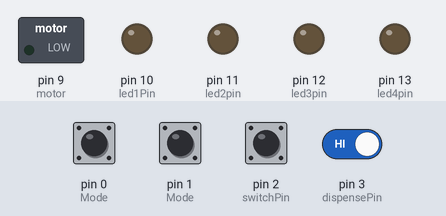
Bench run of a sketch on a simulated Arduino Uno, built with avr-gcc and run on an emulated ATmega328P. On the bench: switched loads named in the sketch (green lamp = pin HIGH), output pins drawn as LEDs (lit = HIGH). Inputs (shaded band) come from the test bench; at power-on: pin 3 (dispensePin) HIGH, pin 0 (Mode), pin 1 (Mode), pin 2 (switchPin) LOW.

Above: at 1.2 s.
1.3 s: pin 2 (switchPin) pulled HIGH for 0.15 s
At 2.1 s:
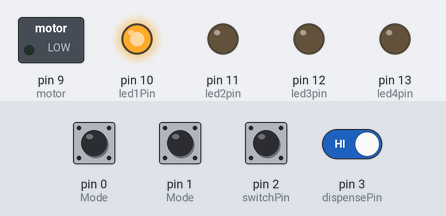
2.9 s: pin 3 (dispensePin) driven LOW
At 3.3 s:
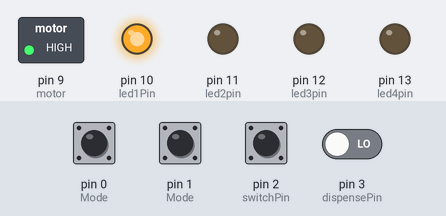
Timing chart, 0 to 6.1 s (numbered marks = the images above; inputs shaded):
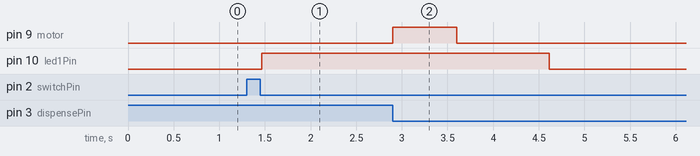

The sketch:

rice_dispenser_code.ino
```cpp
//credit to That1guy99 on Arduino forums for making the original code in reply to brookish with the same problem
//The reply was posted September 28, 2012, 04:21am.
//Here is the link to the forum post/thread (it is called a thread right?)
// https://forum.arduino.cc/index.php?topic=124707.0
//also credit to Alex aka the lab instructor himself for the labs. I took some code from one of the motor labs.

int switchPin = 2;  // switch is connected to pin 2
int dispensePin = 3; //dispense button is connected to pin 3
    int led1Pin = 10;
    int led2pin = 11;
    int led3pin = 12;
    int led4pin = 13;
   const int motor = 9;

    int val;                        // variable for reading the pin status
    int val2;                       // variable for reading the delayed status
    int val3;                       // variable for reading the dispense button press
    int buttonState;                // variable to hold the button state
    int buttonDispense;
    int Mode = 0;              // What mode are the lights in?
    void motorPortions();

    void setup() {
      //ADD MOTOR TIME AND STOP LIKE IF MODE IS 2 THEN MOTOR SPINS 200 MILISECONDS
      pinMode(switchPin, INPUT);    // Set the switch pin as input
      pinMode(dispensePin, INPUT);    // Set the dispense pin as input too
      pinMode(led1Pin, OUTPUT);
      pinMode(led2pin, OUTPUT);
      pinMode(led3pin, OUTPUT);
      pinMode(led4pin, OUTPUT);
      pinMode(motor, OUTPUT);
      buttonState = digitalRead(switchPin);   // read the initial state
      buttonDispense = digitalRead(dispensePin);  // read this too

    }

    void loop(){
      val3 = digitalRead(dispensePin);  //read so it knows it has another input. This button will reset the LEDs and later move the motor depending on the Mode
      motorPortions();
      val = digitalRead(switchPin);      // read input value and store it in val
      delay(10);                         // 10 milliseconds is a good amount of time
      val2 = digitalRead(switchPin);     // read the input again to check for bounces
      if (val == val2) {                 // make sure we got 2 consistant readings!
        if (val != buttonState) {          // the button state has changed!
          if (val == LOW) {                // check if the button is pressed
            if (Mode == 0) {
              Mode = 1;
            } else {
                if (Mode == 1) {
                Mode = 2;
            } else {
                if (Mode == 2) {
                Mode = 3;
            } else {
                if (Mode == 3) {
                Mode = 4;
                  }
             else {
                if (Mode == 4) {
                Mode = 0;
                  }
            }
           }
          }
         }
        }
        buttonState = val;                 // save the new state in our variable
      }

          if (val3 == LOW) {                // check if the button is pressed
            if (Mode == 0) {
              Mode = 0;
            } else {
                if (Mode == 1) {
                Mode = 0;
            } else {
                if (Mode == 2) {
                Mode = 0;
            } else {
                if (Mode == 3) {
                Mode = 0;
                  }
             else {
                if (Mode == 4) {
                Mode = 0;

                  }
            }
           }
          }
         }
        }
        buttonDispense = val3;                 // save the new state in our variable


      // Now do whatever the lightMode indicates
      if (Mode == 0) { // all-off
        digitalWrite(led1Pin, LOW);
        digitalWrite(led2pin, LOW);
        digitalWrite(led3pin, LOW);
        digitalWrite(led4pin, LOW);
      }

      if (Mode == 1) {
        digitalWrite(led1Pin, HIGH);
        digitalWrite(led2pin, LOW);
        digitalWrite(led3pin, LOW);
        digitalWrite(led4pin, LOW);
      }

      if (Mode == 2) {
        digitalWrite(led1Pin, HIGH);
        digitalWrite(led2pin, HIGH);
        digitalWrite(led3pin, LOW);
        digitalWrite(led4pin, LOW);
      }
      if (Mode == 3)  {
        digitalWrite(led1Pin, HIGH);
        digitalWrite(led2pin, HIGH);
        digitalWrite(led3pin, HIGH);
        digitalWrite(led4pin, LOW);
      }
      if (Mode == 4)  {
        digitalWrite(led1Pin, HIGH);
        digitalWrite(led2pin, HIGH);
        digitalWrite(led3pin, HIGH);
        digitalWrite(led4pin, HIGH);
      }
      }
      }
      void motorPortions()
{
 // const int onTime = 1000; the number of milliseconds for the motor to turn on for
 // const int offTime = 1000; the number of milliseconds for the motor to turn off for
digitalRead(Mode);
if (Mode == 1 && val3 == LOW){
  digitalWrite(motor, HIGH); // turns the motor On
  delay(700); // waits for onTime milliseconds
  digitalWrite(motor, LOW); // turns the motor Off
  delay(1000); // waits for offTime milliseconds
}
  if (Mode == 2 && val3 == LOW){
  digitalWrite(motor, HIGH); // turns the motor On
  delay(1200); // waits for onTime milliseconds
  digitalWrite(motor, LOW); // turns the motor Off
  delay(1000); // waits for offTime milliseconds
  }
  if (Mode == 3 && val3 == LOW){
  digitalWrite(motor, HIGH); // turns the motor On
  delay(1600); // waits for onTime milliseconds
  digitalWrite(motor, LOW); // turns the motor Off
  delay(1000); // waits for offTime milliseconds
}

  if (Mode == 4 && val3 == LOW){
  digitalWrite(motor, HIGH); // turns the motor On
  delay(1800); // waits for onTime milliseconds
  digitalWrite(motor, LOW); // turns the motor Off
  delay(1000); // waits for offTime milliseconds
  }
}
```

Measured:
- after the input at 1.3 s, pin 10 (led1Pin): LOW → HIGH after 0.17 s
- after the input at 2.9 s, pin 9 (motor): LOW → HIGH at once, → LOW 0.70 s later; pin 10 (led1Pin): HIGH → LOW after 1.7 s
